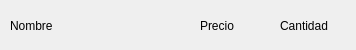
<?xml version="1.0" encoding="UTF-8"?>
<ui version="4.0">
 <class>TicketProductoWidget</class>
 <widget class="QWidget" name="TicketProductoWidget">
  <property name="geometry">
   <rect>
    <x>0</x>
    <y>0</y>
    <width>356</width>
    <height>50</height>
   </rect>
  </property>
  <property name="windowTitle">
   <string>Form</string>
  </property>
  <widget class="QLabel" name="lblNombre">
   <property name="geometry">
    <rect>
     <x>10</x>
     <y>15</y>
     <width>161</width>
     <height>21</height>
    </rect>
   </property>
   <property name="text">
    <string>Nombre</string>
   </property>
   <property name="wordWrap">
    <bool>true</bool>
   </property>
  </widget>
  <widget class="QLabel" name="lblPrecio">
   <property name="geometry">
    <rect>
     <x>200</x>
     <y>15</y>
     <width>61</width>
     <height>21</height>
    </rect>
   </property>
   <property name="text">
    <string>Precio</string>
   </property>
  </widget>
  <widget class="QLabel" name="lblCantidad">
   <property name="geometry">
    <rect>
     <x>280</x>
     <y>15</y>
     <width>71</width>
     <height>21</height>
    </rect>
   </property>
   <property name="text">
    <string>Cantidad</string>
   </property>
  </widget>
 </widget>
 <resources/>
 <connections/>
</ui>
